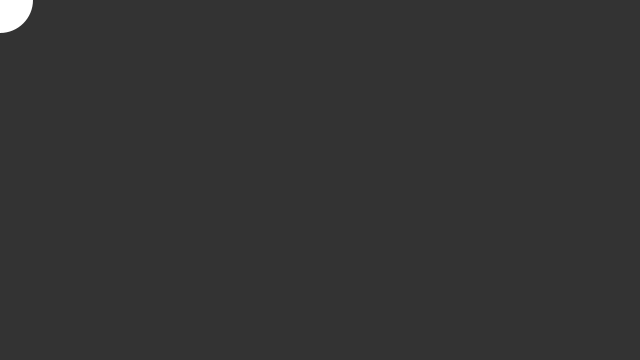
Frame 1 (no input)
Frame 60 (the mouse pressed at the canvas centre just before this capture): identical to frame 1, image omitted
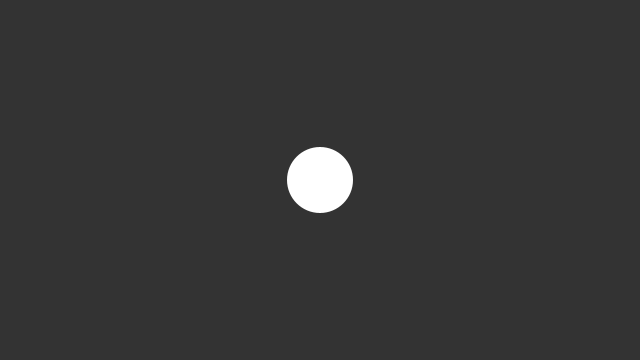
Frame 120 (the mouse held since frame 60 and released just before this capture)

The Processing sketch that drew these frames (run headless with seeded random() and noise(); from frame 60 on, the mouse is pressed at the canvas centre):

// Processing sketch: EasingExperiment
// ── EasingExperiment.pde
 
float x;
float y;
float easing = 1.5;

void setup() {
  size(640, 360); 
  noStroke();  
}

void draw() { 
  background(51);
  
  float targetX = mouseX;
  float dx = targetX - x;
  x += dx * easing;
  
  float targetY = mouseY;
  float dy = targetY - y;
  y += dy * easing;
  
  ellipse(x, y, 66, 66);
}
